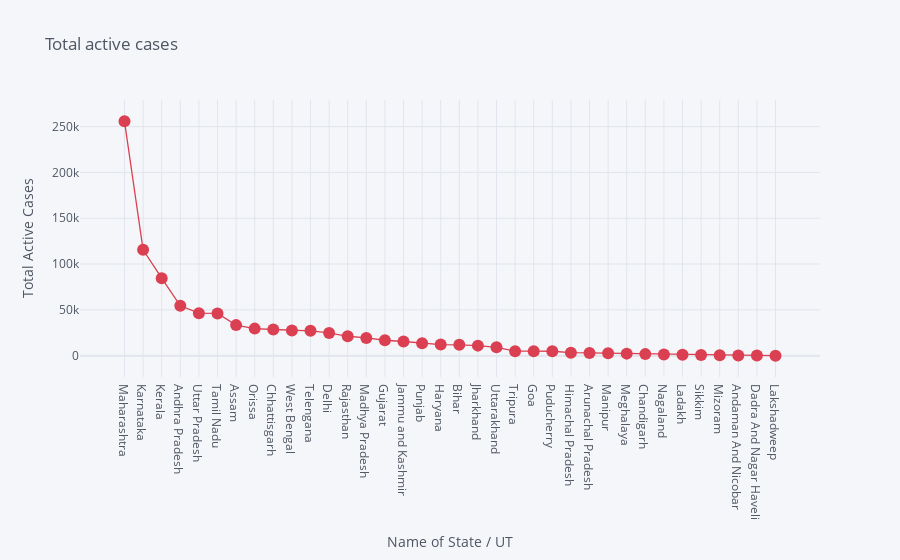

This figure's notebook cell:
### Code cell
df_active.iplot(kind='scatter',x='Name of State / UT',y='active',
                mode='markers+lines',title='Total active cases',
                xTitle='Name of State / UT',yTitle='Total Active Cases',colors='red',size=12)

### Figure 1 — Plotly figure (JSON) as saved in the notebook; plotly's stock layout.template omitted (floating-point values rounded to 4 significant figures)
{"data": [{"line": {"color": "rgba(219, 64, 82, 1.0)", "dash": "solid", "shape": "linear", "width": 1.3}, "marker": {"size": 12, "symbol": "circle"}, "mode": "markers+lines", "name": "active", "text": "", "type": "scatter", "x": ["Maharashtra", "Karnataka", "Kerala", "Andhra Pradesh", "Uttar Pradesh", "Tamil Nadu", "Assam ", "Orissa ", "Chhattisgarh ", "West Bengal ", "Telengana", "Delhi", "Rajasthan", "Madhya Pradesh ", "Gujarat", "Jammu and Kashmir", "Punjab", "Haryana", "Bihar ", "Jharkhand ", "Uttarakhand", "Tripura ", "Goa ", "Puducherry ", "Himachal Pradesh ", "Arunachal Pradesh ", "Manipur ", "Meghalaya ", "Chandigarh ", "Nagaland ", "Ladakh", "Sikkim ", "Mizoram ", "Andaman And Nicobar ", "Dadra And Nagar Haveli ", "Lakshadweep "], "y": [255722, 115593, 84579, 54400, 46385, 46120, 33324, 29504, 28548, 27439, 27052, 24753, 21154, 19372, 16809, 15460, 13577, 12067, 11795, 10936, 9089, 4858, 4839, 4787, 3273, 2953, 2576, 2209, 1673, 1226, 1106, 649, 313, 182, 105, 0]}], "layout": {"legend": {"bgcolor": "#F5F6F9", "font": {"color": "#4D5663"}}, "paper_bgcolor": "#F5F6F9", "plot_bgcolor": "#F5F6F9", "title": {"font": {"color": "#4D5663"}, "text": "Total active cases"}, "xaxis": {"gridcolor": "#E1E5ED", "showgrid": true, "tickfont": {"color": "#4D5663"}, "title": {"font": {"color": "#4D5663"}, "text": "Name of State / UT"}, "zerolinecolor": "#E1E5ED"}, "yaxis": {"gridcolor": "#E1E5ED", "showgrid": true, "tickfont": {"color": "#4D5663"}, "title": {"font": {"color": "#4D5663"}, "text": "Total Active Cases"}, "zerolinecolor": "#E1E5ED"}}}
